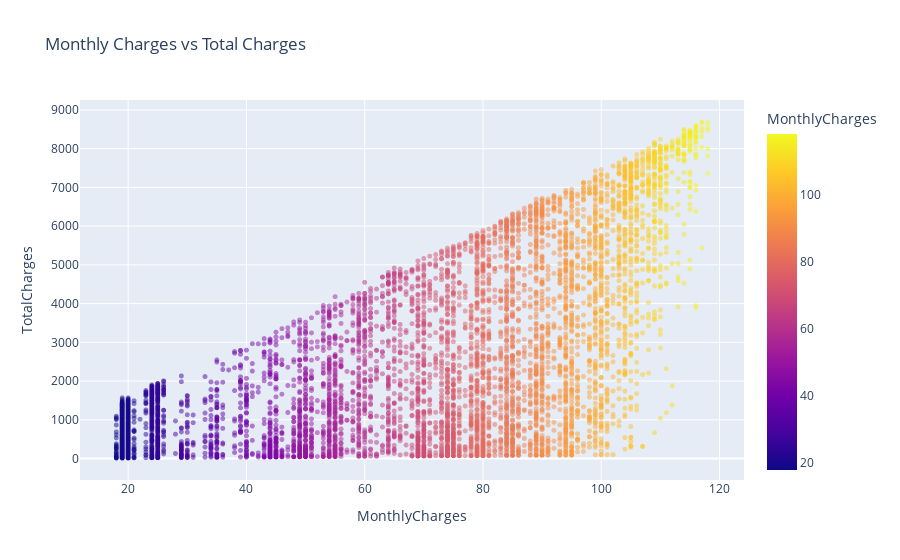

This figure's notebook cell:
### Markdown cell above
We apply one-hot encoding to convert all categorical variables into numerical format using pd.get_dummies(). This step ensures the dataset is ready for machine learning models that require numerical input.

### Code cell
fig = px.scatter(df_telco_dummies,
                 x = 'MonthlyCharges',
                 y = 'TotalCharges',
                 opacity= 0.5,
                 color = 'MonthlyCharges',
                 title = 'Monthly Charges vs Total Charges',
                 )

fig.update_traces(marker_size = 5)
fig.show()

### Figure 1 — Plotly figure (JSON) as saved in the notebook; plotly's stock layout.template omitted (floating-point values rounded to 4 significant figures; data arrays with more than 128 entries replaced by an {"elided": "..."} marker saying what was removed)
{"data": [{"hovertemplate": "MonthlyCharges=%{marker.color}<br>TotalCharges=%{y}<extra></extra>", "legendgroup": "", "marker": {"color": {"elided": "7032 int values"}, "coloraxis": "coloraxis", "opacity": 0.5, "size": 5, "symbol": "circle"}, "mode": "markers", "name": "", "showlegend": false, "type": "scattergl", "x": {"elided": "7032 int values"}, "xaxis": "x", "y": {"elided": "7032 int values"}, "yaxis": "y"}], "layout": {"coloraxis": {"colorbar": {"title": {"text": "MonthlyCharges"}}, "colorscale": [[0, "#0d0887"], [0.1111, "#46039f"], [0.2222, "#7201a8"], [0.3333, "#9c179e"], [0.4444, "#bd3786"], [0.5556, "#d8576b"], [0.6667, "#ed7953"], [0.7778, "#fb9f3a"], [0.8889, "#fdca26"], [1, "#f0f921"]]}, "legend": {"tracegroupgap": 0}, "title": {"text": "Monthly Charges vs Total Charges"}, "xaxis": {"anchor": "y", "domain": [0, 1], "title": {"text": "MonthlyCharges"}}, "yaxis": {"anchor": "x", "domain": [0, 1], "title": {"text": "TotalCharges"}}}}
